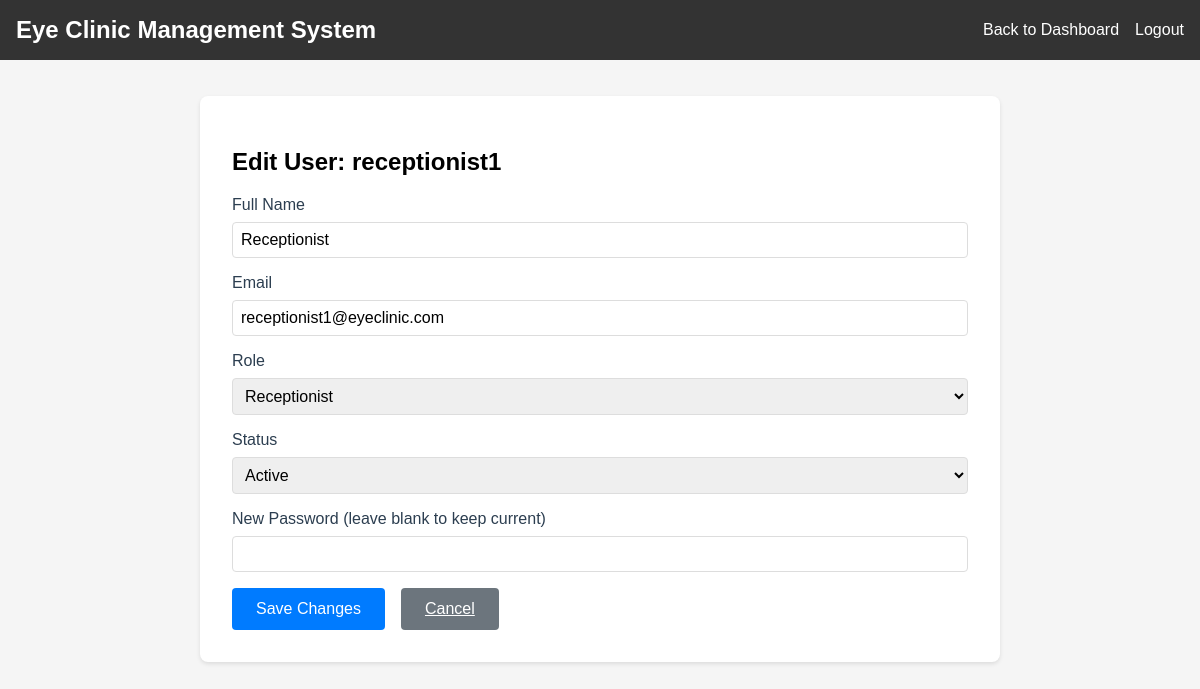
/admin/users/5/edit (signed in), run on the app's committed database.
### models.py (models this page shows, shortened)
class User(db.Model):
    id = db.Column(db.Integer, primary_key=True)
    username = db.Column(db.String(80), unique=True, nullable=False)
    email = db.Column(db.String(120), unique=True, nullable=False)
    password_hash = db.Column(db.String(120), nullable=False)
    role = db.Column(db.String(80), nullable=False)
    name = db.Column(db.String(120))
    status = db.Column(db.String(20), default='active')
    last_login = db.Column(db.DateTime, default=lambda: datetime.now(timezone.utc))
    custom_permissions = db.Column(db.String(500))  # Store tab permissions as comma-separated string
    created_at = db.Column(db.DateTime, default=lambda: datetime.now(timezone.utc))
    updated_at = db.Column(db.DateTime, default=lambda: datetime.now(timezone.utc), onupdate=lambda: datetime.now(timezone.utc))

### app.py (the view, shortened to what this page needs)
@app.route('/admin/users/<int:user_id>/edit', methods=['GET', 'POST'])
@login_required
@admin_required
def edit_user(user_id):
    user = User.query.get_or_404(user_id)
    return render_template('edit_user.html', user=user, available_roles=AVAILABLE_ROLES)

### app.py (called while the page is built)
def login_required(f):
    @wraps(f)
    def decorated_function(*args, **kwargs):
        if 'username' not in session:
            flash('Please log in first.')
            return redirect(url_for('login'))
        return f(*args, **kwargs)
    return decorated_function

def admin_required(f):
    @wraps(f)
    def decorated_function(*args, **kwargs):
        if 'role' not in session or session['role'] != 'Admin':
            flash('Admin access required.')
            return redirect(url_for('dashboard'))
        return f(*args, **kwargs)
    return decorated_function

### templates/edit_user.html (shortened to what this page needs)
<!DOCTYPE html>
<html lang="en">
<head>
</head>
<body>
    <div class="navbar">
        <div>
            <h2 style="margin: 0;">Eye Clinic Management System</h2>
        </div>
        <div style="display: flex; align-items: center; gap: 1rem;">
            <a href="{{ url_for('dashboard') }}">Back to Dashboard</a>
            <a href="{{ url_for('logout') }}">Logout</a>
        </div>
    </div>
    <div class="main-content">
        <div class="card">
            <h2>Edit User: {{ user.username }}</h2>
            <form method="POST">
                <div class="form-group">
                    <label for="name">Full Name</label>
                    <input type="text" id="name" name="name" class="form-control" value="{{ user.name }}" required>
                </div>
                <div class="form-group">
                    <label for="email">Email</label>
                    <input type="email" id="email" name="email" class="form-control" value="{{ user.email }}" required>
                </div>
                <div class="form-group">
                    <label for="role">Role</label>
                    <select id="role" name="role" class="form-control" required>
                        {% for role in available_roles %}
                            <option value="{{ role }}" {% if role == user.role %}selected{% endif %}>{{ role }}</option>
                        {% endfor %}
                    </select>
                </div>
                <div class="form-group">
                    <label for="status">Status</label>
                    <select id="status" name="status" class="form-control" required>
                        <option value="active" {% if user.status == 'active' %}selected{% endif %}>Active</option>
                    </select>
                </div>
                <div class="form-group">
                    <label for="password">New Password (leave blank to keep current)</label>
                    <input type="password" id="password" name="password" class="form-control">
                </div>
                <div class="button-group">
                    <button type="submit" class="btn btn-primary">Save Changes</button>
                    <a href="{{ url_for('dashboard') }}" class="btn btn-secondary">Cancel</a>
                </div>
            </form>
        </div>
    </div>
</body>
</html>

### templates/edit_user.html (style rules this page uses)
body { font-family: Arial, sans-serif; margin: 0; padding: 0; background-color: #f5f5f5; }
.navbar { background-color: #333; padding: 1rem; color: white; display: flex; justify-content: space-between; align-items: center; position: fixed; top: 0; left: 0; right: 0; z-index: 1000; }
.navbar a { color: white; text-decoration: none; }
.main-content { margin-top: 4rem; padding: 2rem; max-width: 800px; margin-left: auto; margin-right: auto; }
.card { background-color: white; padding: 2rem; border-radius: 8px; box-shadow: 0 2px 4px rgba(0, 0, 0, 0.1); margin-bottom: 2rem; }
.form-group { margin-bottom: 1rem; }
.form-group label { display: block; margin-bottom: 0.5rem; font-weight: 500; color: #2c3e50; }
.form-control { width: 100%; padding: 0.5rem; border: 1px solid #ddd; border-radius: 4px; font-size: 1rem; box-sizing: border-box; }
.btn { padding: 0.75rem 1.5rem; border: none; border-radius: 4px; font-size: 1rem; font-weight: 500; cursor: pointer; transition: all 0.2s; }
.btn-primary { background-color: #007bff; color: white; }
.btn-secondary { background-color: #6c757d; color: white; margin-right: 1rem; }
.button-group { display: flex; gap: 1rem; margin-top: 1rem; }

### data on the page
User: username "receptionist1", name "Receptionist", email "receptionist1@eyeclinic.com", role "Receptionist", status "Active"
